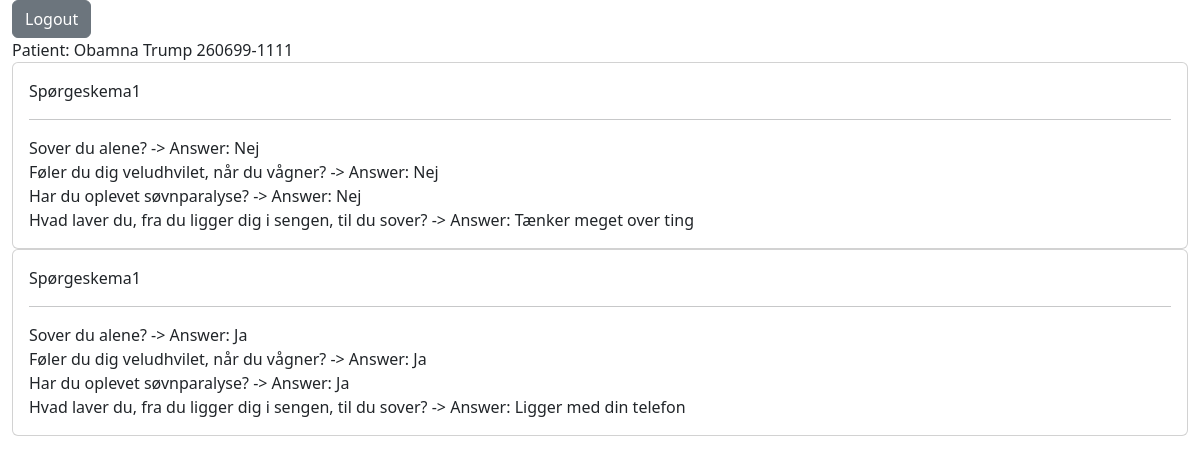
The page /patientdata/5 (signed in) on the database its author committed.
### app.py (models this page shows)
class Patient(db.Model):
    id = db.Column(db.Integer, primary_key=True)
    firstname = db.Column(db.String(30), nullable=False)
    lastname = db.Column(db.String(30), nullable=False)
    cpr = db.Column(db.String(12), nullable=False)

class Response(db.Model):
    id = db.Column(db.Integer, primary_key=True)
    surveyid = db.Column(db.Integer,db.ForeignKey('survey.id'), nullable=False)
    patientid = db.Column(db.Integer,db.ForeignKey('patient.id'), nullable=False)
    timestamp = db.Column(db.DateTime, default=datetime.now())
    answers = db.relationship('Answer', backref='response', cascade="all, delete-orphan")
    patient = db.relationship('Patient', backref='responses', lazy=True)

class Survey(db.Model):
    id = db.Column(db.Integer, primary_key=True)
    title = db.Column(db.String(250), nullable=False)
    desc = db.Column(db.Text)
    questions = db.relationship('Question', backref='survey', cascade="all, delete-orphan")
    responses = db.relationship('Response', backref='survey', cascade="all, delete-orphan")

class Answer(db.Model):
    id = db.Column(db.Integer, primary_key=True)
    questionid = db.Column(db.Integer,db.ForeignKey('question.id'), nullable=False)
    choiceid = db.Column(db.Integer,db.ForeignKey('choice.id'), nullable=False)
    responseid = db.Column(db.Integer,db.ForeignKey('response.id'), nullable=False)
    text = db.Column(db.String(500), nullable=False)
    question = db.relationship('Question', backref='answers', lazy=True)
    choice = db.relationship('Choice', backref='answers', lazy=True)

class Question(db.Model):
    id = db.Column(db.Integer, primary_key=True)
    surveyid = db.Column(db.Integer,db.ForeignKey('survey.id'), nullable=False)
    text = db.Column(db.String(500), nullable=False)
    choices = db.relationship('Choice', backref='question', cascade="all, delete-orphan")

class Choice(db.Model):
    id = db.Column(db.Integer, primary_key=True)
    questionid = db.Column(db.Integer,db.ForeignKey('question.id'), nullable=False)
    text = db.Column(db.String(500), nullable=False)

### app.py (the view)
@app.route("/patientdata/<int:patientid>")
@login_required
def patientdata(patientid):
    responses = Response.query.filter_by(patientid=patientid).all()
    return render_template("patientdata.html", responses=responses)

### app.py (called while the page is built)
@login_manager.user_loader
def load_user(user_id):
    return Users.query.get(int(user_id))

### templates/patientdata.html (shortened to what this page needs)
{% extends "layout.html" %}
{% block content %}
<a class="btn btn-secondary" href="/logout" role="button">Logout</a> <br>
<label>Patient: {{ responses[0].patient.firstname}} {{ responses[0].patient.lastname}} {{ responses[0].patient.cpr}}</label>
{% for response in responses %}
    <div class="card">
        <div class="card-body">
            <label> {{ response.survey.title }}</label> <hr>
            {% for answer in response.answers%}
                <label> {{answer.question.text}} </label>
                <label> -> Answer: {{answer.choice.text}} </label> <br>
            {% endfor %}
        </div>
    </div>
{% endfor %}
{% endblock %}

### rows shown on the page
Patient: firstname "Obamna", lastname "Trump", cpr "260699-1111"
Response: survey "Spørgeskema1"
Answer: question.text "Sover du alene?", choice.text "Nej"
Answer: question.text "Føler du dig veludhvilet, når du vågner?", choice.text "Nej"
Answer: question.text "Har du oplevet søvnparalyse?", choice.text "Nej"
Answer: question.text "Hvad laver du, fra du ligger dig i sengen, til du sover?", choice.text "Tænker meget over ting"
Response: survey "Spørgeskema1"
Answer: question.text "Sover du alene?", choice.text "Ja"
Answer: question.text "Føler du dig veludhvilet, når du vågner?", choice.text "Ja"
Answer: question.text "Har du oplevet søvnparalyse?", choice.text "Ja"
Answer: question.text "Hvad laver du, fra du ligger dig i sengen, til du sover?", choice.text "Ligger med din telefon"
